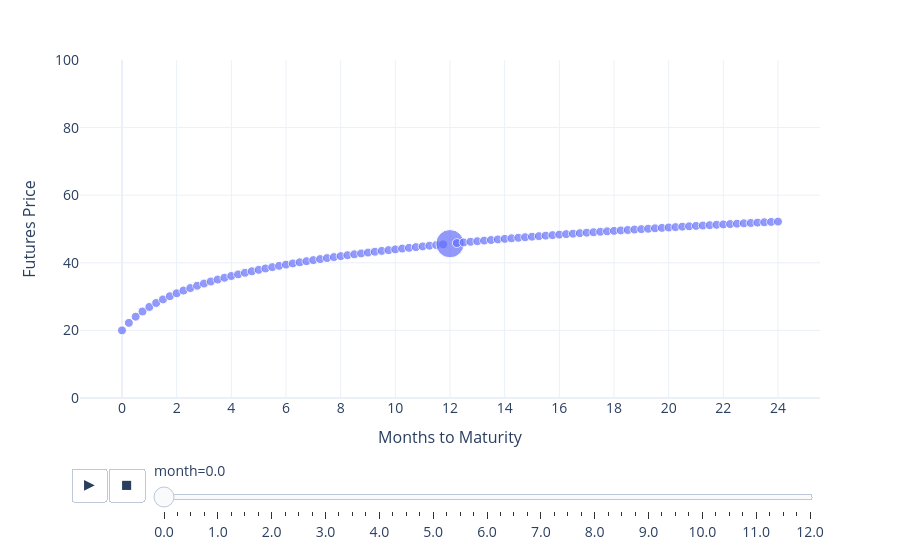

Source (notebook cell):
### Code cell
import plotly.express as px
import pandas as pd
import numpy as np

x = np.arange(0, 24.25, 0.25)

df = None 
for i in range(49):
    y=20 + 10*np.log(1 + x+i/4) + 20 - 10*np.log(12)
    month = (i/4)*np.ones(len(x))
    size = np.ones(len(x))
    size[48-i] = 10
    d = pd.DataFrame(dict(x=x, y=y, month=month, size=size))
    df = pd.concat((df, d))
fig = px.scatter(df, x="x", y="y", animation_frame="month", size="size")
fig.layout.updatemenus[0].buttons[0].args[1]["frame"]["duration"] = 100
fig.update_layout(
    font_size=14,
    yaxis=dict(
        range=(0, 100),
        title="Futures Price",
        title_font_size=16,
    ),
    xaxis=dict(
        title="Months to Maturity",
        title_font_size=16,
        tickvals=np.arange(0, 26, 2)
    ),
    template="plotly_white"
)
fig.show()

### Figure 1 — Plotly figure (JSON) as saved in the notebook; plotly's stock layout.template omitted (floating-point values rounded to 4 significant figures)
{"data": [{"hovertemplate": "month=0.0<br>x=%{x}<br>y=%{y}<br>size=%{marker.size}<extra></extra>", "legendgroup": "", "marker": {"color": "#636efa", "size": [1, 1, 1, 1, 1, 1, 1, 1, 1, 1, 1, 1, 1, 1, 1, 1, 1, 1, 1, 1, 1, 1, 1, 1, 1, 1, 1, 1, 1, 1, 1, 1, 1, 1, 1, 1, 1, 1, 1, 1, 1, 1, 1, 1, 1, 1, 1, 1, 10, 1, 1, 1, 1, 1, 1, 1, 1, 1, 1, 1, 1, 1, 1, 1, 1, 1, 1, 1, 1, 1, 1, 1, 1, 1, 1, 1, 1, 1, 1, 1, 1, 1, 1, 1, 1, 1, 1, 1, 1, 1, 1, 1, 1, 1, 1, 1, 1], "sizemode": "area", "sizeref": 0.025, "symbol": "circle"}, "mode": "markers", "name": "", "orientation": "v", "showlegend": false, "type": "scatter", "x": [0, 0.25, 0.5, 0.75, 1, 1.25, 1.5, 1.75, 2, 2.25, 2.5, 2.75, 3, 3.25, 3.5, 3.75, 4, 4.25, 4.5, 4.75, 5, 5.25, 5.5, 5.75, 6, 6.25, 6.5, 6.75, 7, 7.25, 7.5, 7.75, 8, 8.25, 8.5, 8.75, 9, 9.25, 9.5, 9.75, 10, 10.25, 10.5, 10.75, 11, 11.25, 11.5, 11.75, 12, 12.25, 12.5, 12.75, 13, 13.25, 13.5, 13.75, 14, 14.25, 14.5, 14.75, 15, 15.25, 15.5, 15.75, 16, 16.25, 16.5, 16.75, 17, 17.25, 17.5, 17.75, 18, 18.25, 18.5, 18.75, 19, 19.25, 19.5, 19.75, 20, 20.25, 20.5, 20.75, 21, 21.25, 21.5, 21.75, 22, 22.25, 22.5, 22.75, 23, 23.25, 23.5, 23.75, 24], "xaxis": "x", "y": [20, 22.23, 24.05, 25.6, 26.93, 28.11, 29.16, 30.12, 30.99, 31.79, 32.53, 33.22, 33.86, 34.47, 35.04, 35.58, 36.09, 36.58, 37.05, 37.49, 37.92, 38.33, 38.72, 39.1, 39.46, 39.81, 40.15, 40.48, 40.79, 41.1, 41.4, 41.69, 41.97, 42.25, 42.51, 42.77, 43.03, 43.27, 43.51, 43.75, 43.98, 44.2, 44.42, 44.64, 44.85, 45.06, 45.26, 45.46, 45.65, 45.84, 46.03, 46.21, 46.39, 46.57, 46.74, 46.91, 47.08, 47.25, 47.41, 47.57, 47.73, 47.88, 48.03, 48.18, 48.33, 48.48, 48.62, 48.76, 48.9, 49.04, 49.18, 49.31, 49.44, 49.58, 49.7, 49.83, 49.96, 50.08, 50.2, 50.33, 50.45, 50.56, 50.68, 50.8, 50.91, 51.02, 51.14, 51.25, 51.35, 51.46, 51.57, 51.68, 51.78, 51.88, 51.99, 52.09, 52.19], "yaxis": "y"}], "layout": {"font": {"size": 14}, "legend": {"itemsizing": "constant", "tracegroupgap": 0}, "margin": {"t": 60}, "sliders": [{"active": 0, "currentvalue": {"prefix": "month="}, "len": 0.9, "pad": {"b": 10, "t": 60}, "steps": [{"args": [["0.0"], {"frame": {"duration": 0, "redraw": false}, "fromcurrent": true, "mode": "immediate", "transition": {"duration": 0, "easing": "linear"}}], "label": "0.0", "method": "animate"}, {"args": [["0.25"], {"frame": {"duration": 0, "redraw": false}, "fromcurrent": true, "mode": "immediate", "transition": {"duration": 0, "easing": "linear"}}], "label": "0.25", "method": "animate"}, {"args": [["0.5"], {"frame": {"duration": 0, "redraw": false}, "fromcurrent": true, "mode": "immediate", "transition": {"duration": 0, "easing": "linear"}}], "label": "0.5", "method": "animate"}, {"args": [["0.75"], {"frame": {"duration": 0, "redraw": false}, "fromcurrent": true, "mode": "immediate", "transition": {"duration": 0, "easing": "linear"}}], "label": "0.75", "method": "animate"}, {"args": [["1.0"], {"frame": {"duration": 0, "redraw": false}, "fromcurrent": true, "mode": "immediate", "transition": {"duration": 0, "easing": "linear"}}], "label": "1.0", "method": "animate"}, {"args": [["1.25"], {"frame": {"duration": 0, "redraw": false}, "fromcurrent": true, "mode": "immediate", "transition": {"duration": 0, "easing": "linear"}}], "label": "1.25", "method": "animate"}, {"args": [["1.5"], {"frame": {"duration": 0, "redraw": false}, "fromcurrent": true, "mode": "immediate", "transition": {"duration": 0, "easing": "linear"}}], "label": "1.5", "method": "animate"}, {"args": [["1.75"], {"frame": {"duration": 0, "redraw": false}, "fromcurrent": true, "mode": "immediate", "transition": {"duration": 0, "easing": "linear"}}], "label": "1.75", "method": "animate"}, {"args": [["2.0"], {"frame": {"duration": 0, "redraw": false}, "fromcurrent": true, "mode": "immediate", "transition": {"duration": 0, "easing": "linear"}}], "label": "2.0", "method": "animate"}, {"args": [["2.25"], {"frame": {"duration": 0, "redraw": false}, "fromcurrent": true, "mode": "immediate", "transition": {"duration": 0, "easing": "linear"}}], "label": "2.25", "method": "animate"}, {"args": [["2.5"], {"frame": {"duration": 0, "redraw": false}, "fromcurrent": true, "mode": "immediate", "transition": {"duration": 0, "easing": "linear"}}], "label": "2.5", "method": "animate"}, {"args": [["2.75"], {"frame": {"duration": 0, "redraw": false}, "fromcurrent": true, "mode": "immediate", "transition": {"duration": 0, "easing": "linear"}}], "label": "2.75", "method": "animate"}, {"args": [["3.0"], {"frame": {"duration": 0, "redraw": false}, "fromcurrent": true, "mode": "immediate", "transition": {"duration": 0, "easing": "linear"}}], "label": "3.0", "method": "animate"}, {"args": [["3.25"], {"frame": {"duration": 0, "redraw": false}, "fromcurrent": true, "mode": "immediate", "transition": {"duration": 0, "easing": "linear"}}], "label": "3.25", "method": "animate"}, {"args": [["3.5"], {"frame": {"duration": 0, "redraw": false}, "fromcurrent": true, "mode": "immediate", "transition": {"duration": 0, "easing": "linear"}}], "label": "3.5", "method": "animate"}, {"args": [["3.75"], {"frame": {"duration": 0, "redraw": false}, "fromcurrent": true, "mode": "immediate", "transition": {"duration": 0, "easing": "linear"}}], "label": "3.75", "method": "animate"}, {"args": [["4.0"], {"frame": {"duration": 0, "redraw": false}, "fromcurrent": true, "mode": "immediate", "transition": {"duration": 0, "easing": "linear"}}], "label": "4.0", "method": "animate"}, {"args": [["4.25"], {"frame": {"duration": 0, "redraw": false}, "fromcurrent": true, "mode": "immediate", "transition": {"duration": 0, "easing": "linear"}}], "label": "4.25", "method": "animate"}, {"args": [["4.5"], {"frame": {"duration": 0, "redraw": false}, "fromcurrent": true, "mode": "immediate", "transition": {"duration": 0, "easing": "linear"}}], "label": "4.5", "method": "animate"}, {"args": [["4.75"], {"frame": {"duration": 0, "redraw": false}, "fromcurrent": true, "mode": "immediate", "transition": {"duration": 0, "easing": "linear"}}], "label": "4.75", "method": "animate"}, {"args": [["5.0"], {"frame": {"duration": 0, "redraw": false}, "fromcurrent": true, "mode": "immediate", "transition": {"duration": 0, "easing": "linear"}}], "label": "5.0", "method": "animate"}, {"args": [["5.25"], {"frame": {"duration": 0, "redraw": false}, "fromcurrent": true, "mode": "immediate", "transition": {"duration": 0, "easing": "linear"}}], "label": "5.25", "method": "animate"}, {"args": [["5.5"], {"frame": {"duration": 0, "redraw": false}, "fromcurrent": true, "mode": "immediate", "transition": {"duration": 0, "easing": "linear"}}], "label": "5.5", "method": "animate"}, {"args": [["5.75"], {"frame": {"duration": 0, "redraw": false}, "fromcurrent": true, "mode": "immediate", "transition": {"duration": 0, "easing": "linear"}}], "label": "5.75", "method": "animate"}, {"args": [["6.0"], {"frame": {"duration": 0, "redraw": false}, "fromcurrent": true, "mode": "immediate", "transition": {"duration": 0, "easing": "linear"}}], "label": "6.0", "method": "animate"}, {"args": [["6.25"], {"frame": {"duration": 0, "redraw": false}, "fromcurrent": true, "mode": "immediate", "transition": {"duration": 0, "easing": "linear"}}], "label": "6.25", "method": "animate"}, {"args": [["6.5"], {"frame": {"duration": 0, "redraw": false}, "fromcurrent": true, "mode": "immediate", "transition": {"duration": 0, "easing": "linear"}}], "label": "6.5", "method": "animate"}, {"args": [["6.75"], {"frame": {"duration": 0, "redraw": false}, "fromcurrent": true, "mode": "immediate", "transition": {"duration": 0, "easing": "linear"}}], "label": "6.75", "method": "animate"}, {"args": [["7.0"], {"frame": {"duration": 0, "redraw": false}, "fromcurrent": true, "mode": "immediate", "transition": {"duration": 0, "easing": "linear"}}], "label": "7.0", "method": "animate"}, {"args": [["7.25"], {"frame": {"duration": 0, "redraw": false}, "fromcurrent": true, "mode": "immediate", "transition": {"duration": 0, "easing": "linear"}}], "label": "7.25", "method": "animate"}, {"args": [["7.5"], {"frame": {"duration": 0, "redraw": false}, "fromcurrent": true, "mode": "immediate", "transition": {"duration": 0, "easing": "linear"}}], "label": "7.5", "method": "animate"}, {"args": [["7.75"], {"frame": {"duration": 0, "redraw": false}, "fromcurrent": true, "mode": "immediate", "transition": {"duration": 0, "easing": "linear"}}], "label": "7.75", "method": "animate"}, {"args": [["8.0"], {"frame": {"duration": 0, "redraw": false}, "fromcurrent": true, "mode": "immediate", "transition": {"duration": 0, "easing": "linear"}}], "label": "8.0", "method": "animate"}, {"args": [["8.25"], {"frame": {"duration": 0, "redraw": false}, "fromcurrent": true, "mode": "immediate", "transition": {"duration": 0, "easing": "linear"}}], "label": "8.25", "method": "animate"}, {"args": [["8.5"], {"frame": {"duration": 0, "redraw": false}, "fromcurrent": true, "mode": "immediate", "transition": {"duration": 0, "easing": "linear"}}], "label": "8.5", "method": "animate"}, {"args": [["8.75"], {"frame": {"duration": 0, "redraw": false}, "fromcurrent": true, "mode": "immediate", "transition": {"duration": 0, "easing": "linear"}}], "label": "8.75", "method": "animate"}, {"args": [["9.0"], {"frame": {"duration": 0, "redraw": false}, "fromcurrent": true, "mode": "immediate", "transition": {"duration": 0, "easing": "linear"}}], "label": "9.0", "method": "animate"}, {"args": [["9.25"], {"frame": {"duration": 0, "redraw": false}, "fromcurrent": true, "mode": "immediate", "transition": {"duration": 0, "easing": "linear"}}], "label": "9.25", "method": "animate"}, {"args": [["9.5"], {"frame": {"duration": 0, "redraw": false}, "fromcurrent": true, "mode": "immediate", "transition": {"duration": 0, "easing": "linear"}}], "label": "9.5", "method": "animate"}, {"args": [["9.75"], {"frame": {"duration": 0, "redraw": false}, "fromcurrent": true, "mode": "immediate", "transition": {"duration": 0, "easing": "linear"}}], "label": "9.75", "method": "animate"}, {"args": [["10.0"], {"frame": {"duration": 0, "redraw": false}, "fromcurrent": true, "mode": "immediate", "transition": {"duration": 0, "easing": "linear"}}], "label": "10.0", "method": "animate"}, {"args": [["10.25"], {"frame": {"duration": 0, "redraw": false}, "fromcurrent": true, "mode": "immediate", "transition": {"duration": 0, "easing": "linear"}}], "label": "10.25", "method": "animate"}, {"args": [["10.5"], {"frame": {"duration": 0, "redraw": false}, "fromcurrent": true, "mode": "immediate", "transition": {"duration": 0, "easing": "linear"}}], "label": "10.5", "method": "animate"}, {"args": [["10.75"], {"frame": {"duration": 0, "redraw": false}, "fromcurrent": true, "mode": "immediate", "transition": {"duration": 0, "easing": "linear"}}], "label": "10.75", "method": "animate"}, {"args": [["11.0"], {"frame": {"duration": 0, "redraw": false}, "fromcurrent": true, "mode": "immediate", "transition": {"duration": 0, "easing": "linear"}}], "label": "11.0", "method": "animate"}, {"args": [["11.25"], {"frame": {"duration": 0, "redraw": false}, "fromcurrent": true, "mode": "immediate", "transition": {"duration": 0, "easing": "linear"}}], "label": "11.25", "method": "animate"}, {"args": [["11.5"], {"frame": {"duration": 0, "redraw": false}, "fromcurrent": true, "mode": "immediate", "transition": {"duration": 0, "easing": "linear"}}], "label": "11.5", "method": "animate"}, {"args": [["11.75"], {"frame": {"duration": 0, "redraw": false}, "fromcurrent": true, "mode": "immediate", "transition": {"duration": 0, "easing": "linear"}}], "label": "11.75", "method": "animate"}, {"args": [["12.0"], {"frame": {"duration": 0, "redraw": false}, "fromcurrent": true, "mode": "immediate", "transition": {"duration": 0, "easing": "linear"}}], "label": "12.0", "method": "animate"}], "x": 0.1, "xanchor": "left", "y": 0, "yanchor": "top"}], "updatemenus": [{"buttons": [{"args": [null, {"frame": {"duration": 100, "redraw": false}, "fromcurrent": true, "mode": "immediate", "transition": {"duration": 500, "easing": "linear"}}], "label": "&#9654;", "method": "animate"}, {"args": [[null], {"frame": {"duration": 0, "redraw": false}, "fromcurrent": true, "mode": "immediate", "transition": {"duration": 0, "easing": "linear"}}], "label": "&#9724;", "method": "animate"}], "direction": "left", "pad": {"r": 10, "t": 70}, "showactive": false, "type": "buttons", "x": 0.1, "xanchor": "right", "y": 0, "yanchor": "top"}], "xaxis": {"anchor": "y", "domain": [0, 1], "tickvals": [0, 2, 4, 6, 8, 10, 12, 14, 16, 18, 20, 22, 24], "title": {"font": {"size": 16}, "text": "Months to Maturity"}}, "yaxis": {"anchor": "x", "domain": [0, 1], "range": [0, 100], "title": {"font": {"size": 16}, "text": "Futures Price"}}}}
